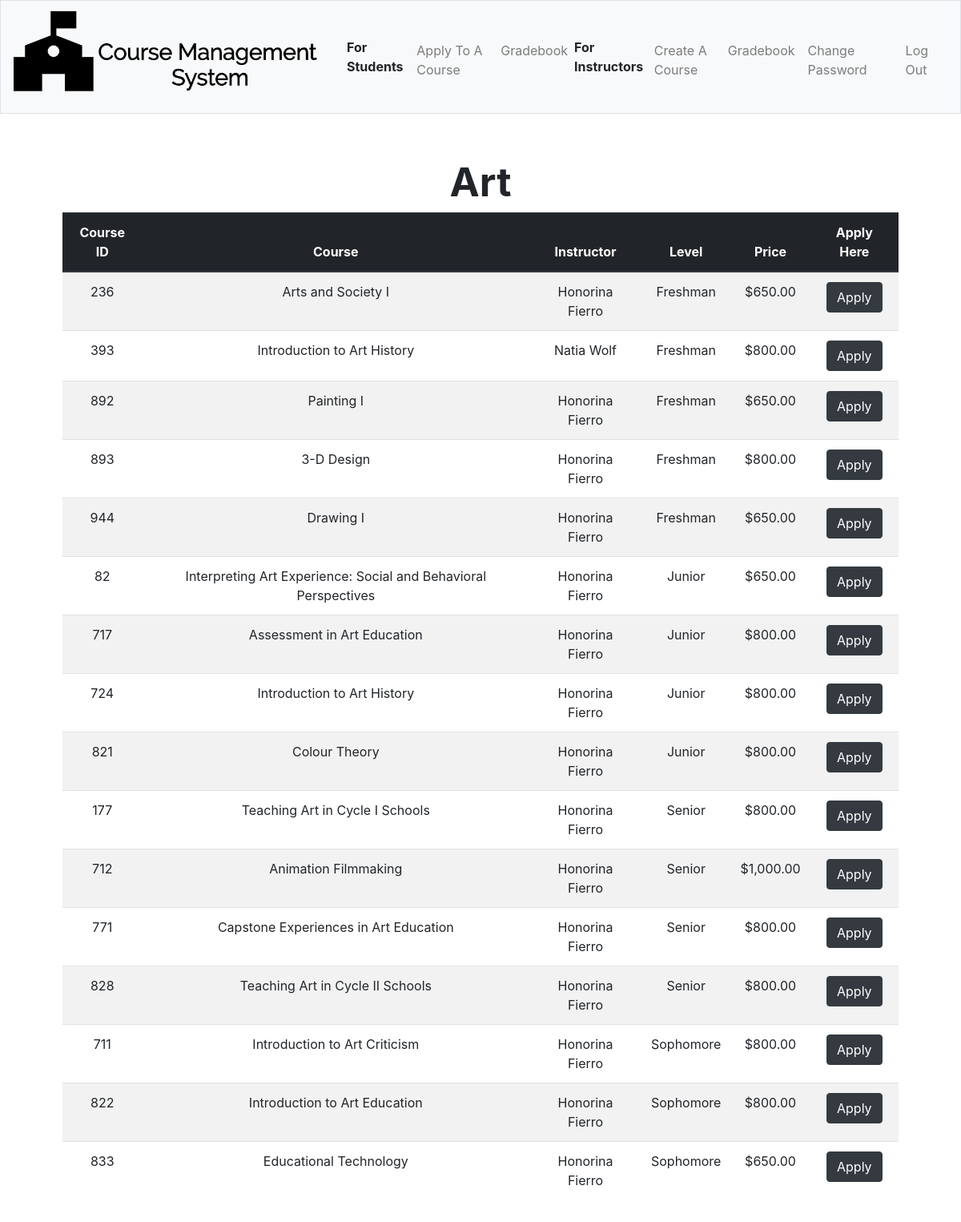
/art (signed in), run on the app's committed database.
### tables this page shows
CREATE TABLE 'courses' ('id' integer PRIMARY KEY NOT NULL, 'instructor' text, 'name' text, 'total' INTEGER, 'subject' text, 'price' integer DEFAULT 650, 'level' text);

### application.py (the view, shortened to what this page needs)
@app.route("/art", methods=["GET", "POST"])
@login_required
def art():
    if request.method =="GET":
        courses=db.execute("SELECT * FROM courses WHERE subject = 'Art' ORDER BY courses.level, courses.id")
        return render_template("subjects/art.html", courses=courses)

### application.py (called while the page is built)
@app.after_request
def after_request(response):
    response.headers["Cache-Control"] = "no-cache, no-store, must-revalidate"
    response.headers["Expires"] = 0
    response.headers["Pragma"] = "no-cache"
    return response

### helpers.py (called while the page is built)
def login_required(f):
    @wraps(f)
    def decorated_function(*args, **kwargs):
        if session.get("user_id") is None:
            return redirect("/login")
        return f(*args, **kwargs)
    return decorated_function

def usd(value):
    return f"${value:,.2f}"

### templates/subjects/art.html (shortened to what this page needs)
{% extends "layout.html" %}
{% block main %}
<div style = "font-size: 50px; text-align:middle;"> <b> Art</b></div>
<table class="table table-striped">
        <thead class="thead-dark">
            <tr>
                <th>Course ID</th>
                <th>Course</th>
                <th>Instructor</th>
                <th>Level</th>
                <th>Price</th>
                <th>Apply Here</th>
            </tr>
        </thead>
        <tbody>
 <tbody>
                {% for row in courses %}
                <tr>
                    <td>{{row["id"]}}</td>
                    <td>{{row["name"]}}</td>
                    <td>{{row["instructor"]}}</td>
                    <td>{{row["level"]}}</td>
                    <td>{{row["price"]|usd}}</td>
                    <form action="/art" method="post">
                    <td><button class="btn btn-dark" name = "cid" type="submit" value = "{{row['id']}}">Apply</button></td>
                            </form>
                </tr>
                {% endfor %}
        </tbody>
    </table>
{% endblock %}

### data on the page
courses: id "236", name "Arts and Society I", instructor "Honorina Fierro", level "Freshman", price "$650.00"
courses: id "393", name "Introduction to Art History", instructor "Natia Wolf", level "Freshman", price "$800.00"
courses: id "892", name "Painting I", instructor "Honorina Fierro", level "Freshman", price "$650.00"
courses: id "893", name "3-D Design", instructor "Honorina Fierro", level "Freshman", price "$800.00"
courses: id "944", name "Drawing I", instructor "Honorina Fierro", level "Freshman", price "$650.00"
courses: id "82", name "Interpreting Art Experience: Social and Behavioral Perspectives", instructor "Honorina Fierro", level "Junior", price "$650.00"
courses: id "717", name "Assessment in Art Education", instructor "Honorina Fierro", level "Junior", price "$800.00"
courses: id "724", name "Introduction to Art History", instructor "Honorina Fierro", level "Junior", price "$800.00"
courses: id "821", name "Colour Theory", instructor "Honorina Fierro", level "Junior", price "$800.00"
courses: id "177", name "Teaching Art in Cycle I Schools", instructor "Honorina Fierro", level "Senior", price "$800.00"
courses: id "712", name "Animation Filmmaking", instructor "Honorina Fierro", level "Senior", price "$1,000.00"
courses: id "771", name "Capstone Experiences in Art Education", instructor "Honorina Fierro", level "Senior", price "$800.00"
courses: id "828", name "Teaching Art in Cycle II Schools", instructor "Honorina Fierro", level "Senior", price "$800.00"
courses: id "711", name "Introduction to Art Criticism", instructor "Honorina Fierro", level "Sophomore", price "$800.00"
courses: id "822", name "Introduction to Art Education", instructor "Honorina Fierro", level "Sophomore", price "$800.00"
courses: id "833", name "Educational Technology", instructor "Honorina Fierro", level "Sophomore", price "$650.00"
